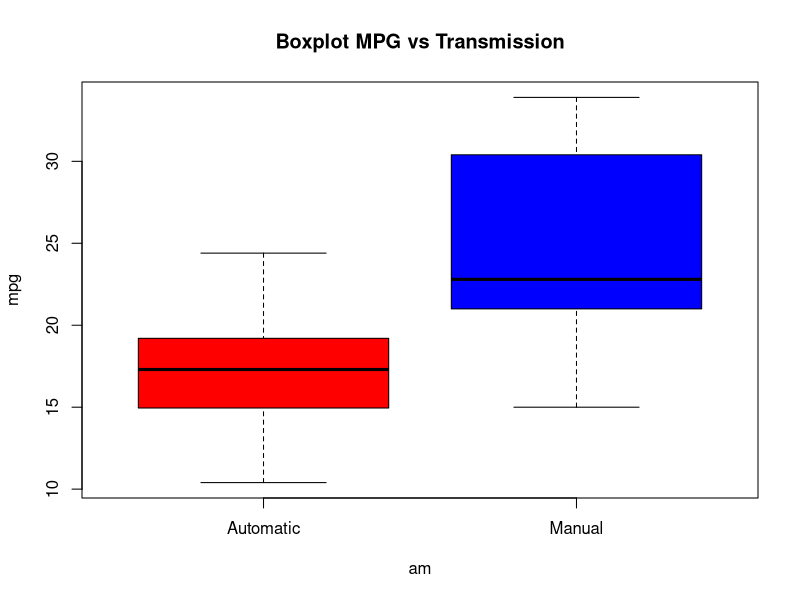
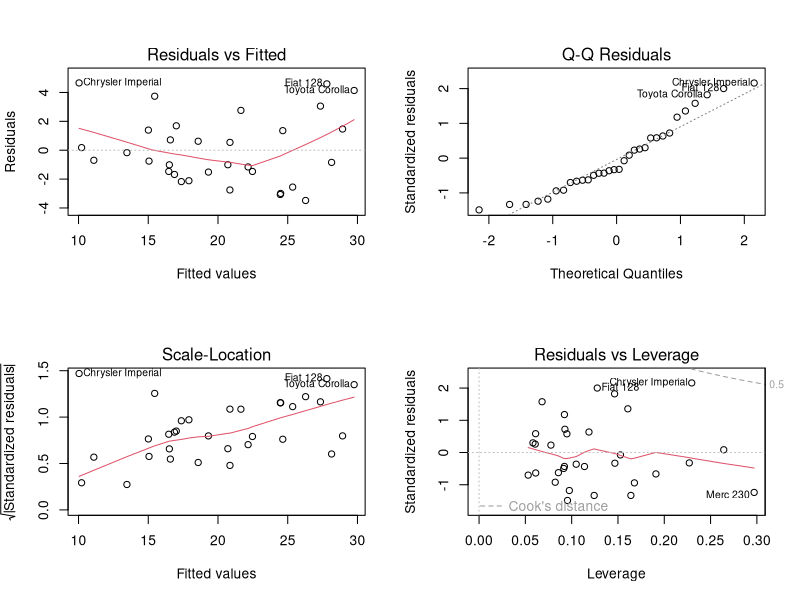

These figures' R source, in order:
## ---- chunk 1
data(mtcars)
dim(mtcars)
## ---- chunk 2
mtcars$am   <- factor(mtcars$am,labels=c("Automatic","Manual"))
## ---- chunk 3
boxplot(mpg~am,data=mtcars,col=c('red','blue'),main="Boxplot MPG vs Transmission")
## ---- chunk 4
t.test(mtcars$mpg[mtcars$am=="Automatic"],mtcars$mpg[mtcars$am=="Manual"])$p.value
## ---- chunk 5
fit1<-lm(mpg ~ am , data=mtcars)
summary(fit1)
## ---- chunk 6
fit2<-lm(mpg ~ . , data=mtcars)
fit3<-step(fit2)
## ---- chunk 7
summary(fit3)
## ---- chunk 8
par(mfrow = c(2,2))
plot(fit3)
